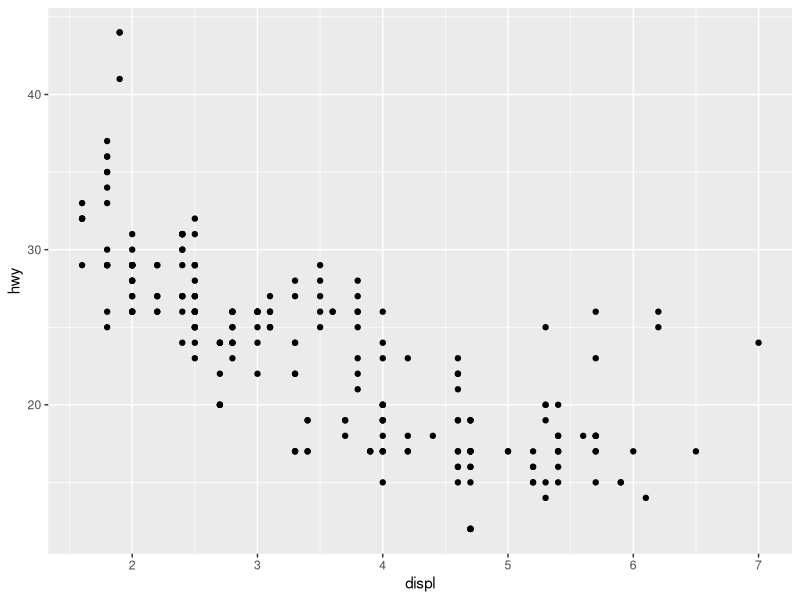
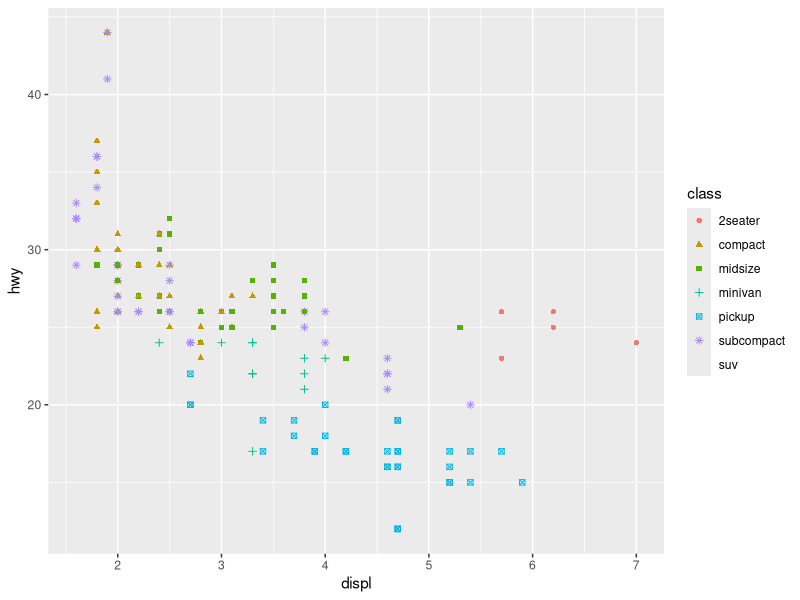
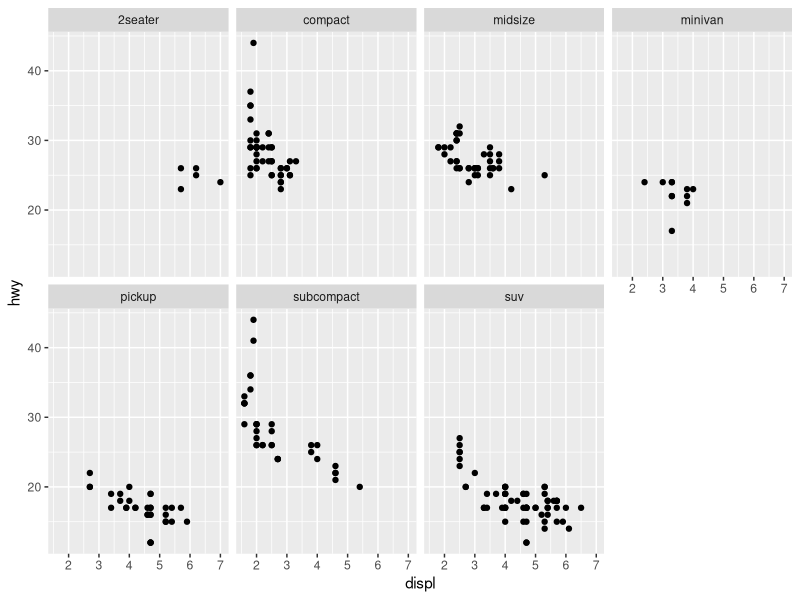
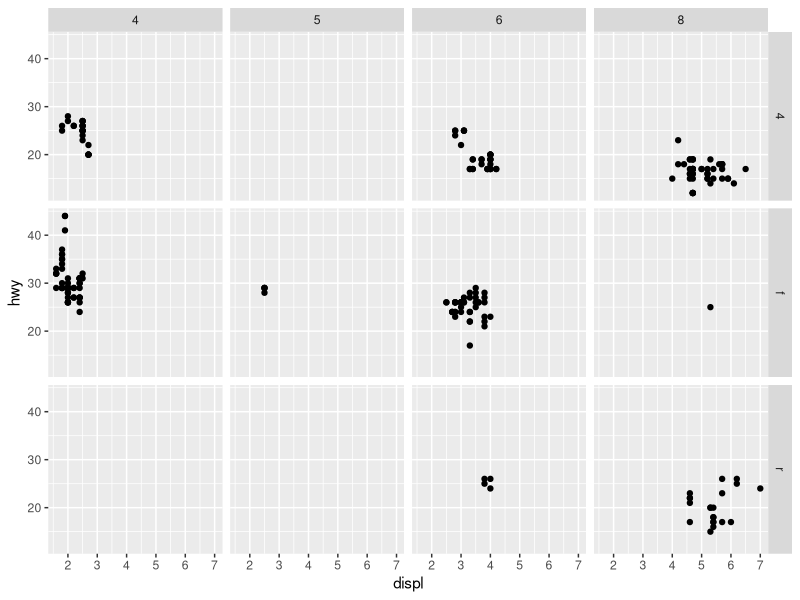

These figures' R source, in order:

library(ggplot2)





ggplot(data = mpg) + 
  geom_point(mapping = aes(x = displ , y = hwy))

ggplot(data = mpg) + 
  geom_point(mapping = aes(x = displ, y = hwy,
                           color = class, shape = class))

ggplot(data = mpg) + 
  geom_point(mapping = aes(x = displ, y = hwy)) + 
  facet_wrap(~ class, nrow = 2)

ggplot(data = mpg) + 
  geom_point(mapping = aes(x = displ, y = hwy)) + 
  facet_grid(drv ~ cyl)
